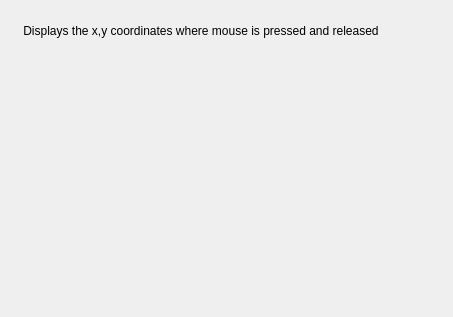
<?xml version="1.0" encoding="UTF-8"?>
<ui version="4.0">
 <class>Dialog</class>
 <widget class="QDialog" name="Dialog">
  <property name="geometry">
   <rect>
    <x>0</x>
    <y>0</y>
    <width>453</width>
    <height>317</height>
   </rect>
  </property>
  <property name="windowTitle">
   <string>Dialog</string>
  </property>
  <widget class="QLabel" name="label">
   <property name="geometry">
    <rect>
     <x>20</x>
     <y>20</y>
     <width>431</width>
     <height>21</height>
    </rect>
   </property>
   <property name="text">
    <string> Displays the x,y coordinates where mouse is pressed and released</string>
   </property>
  </widget>
  <widget class="QLabel" name="labelPress">
   <property name="geometry">
    <rect>
     <x>24</x>
     <y>65</y>
     <width>381</width>
     <height>91</height>
    </rect>
   </property>
   <property name="text">
    <string/>
   </property>
  </widget>
  <widget class="QLabel" name="labelRelease">
   <property name="geometry">
    <rect>
     <x>20</x>
     <y>160</y>
     <width>381</width>
     <height>121</height>
    </rect>
   </property>
   <property name="text">
    <string/>
   </property>
  </widget>
 </widget>
 <resources/>
 <connections/>
</ui>
